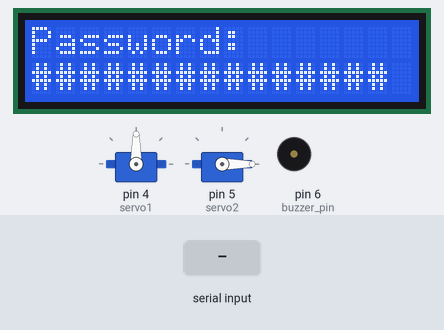
Recording of a sketch running on a simulated Arduino Uno, built with avr-gcc and run on an emulated ATmega328P. Shown: 16×2 character LCD, 2 × servo, buzzer (waves = sounding). The inputs (shaded band) are chosen by the test bench.

Above: at 1.6 s.
1.7 s: "T" received over Serial
At 4.6 s:
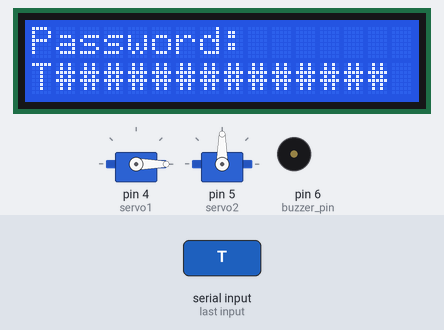
4.7 s: "1" received over Serial
At 6.6 s:
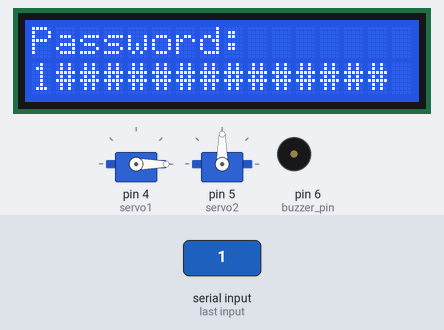
Timing chart, 0 to 8.1 s (numbered marks = the images above; inputs shaded):
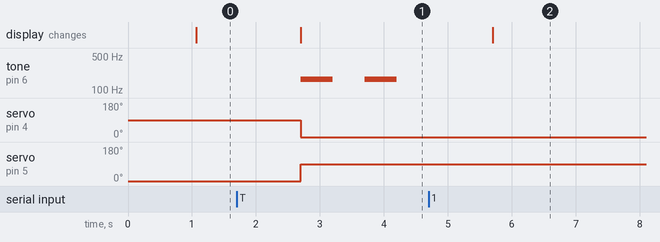

Measured:
- after the input at 1.7 s, tone on pin 6 (buzzer_pin): alternates 165 Hz for 0.50 s and silent for 0.50 s, starting after 1.0 s; servo on pin 4 (servo1): 90° → 0° after 1.0 s; servo on pin 5 (servo2): 0° → 90° after 1.0 s; the display: changes after 1.0 s (image 1)
- after the input at 4.7 s, tone on pin 6 (buzzer_pin): stops changing and stays silent; the display: changes after 1.0 s (image 2)

The sketch:

DATA_IN.ino
```cpp
#include <LiquidCrystal.h>  //LCD library
#include <Servo.h>
#include<string.h>

char read_in[16]="###############"; //Initialized variable to store recieved data
char password[17]="123456789E######";
LiquidCrystal lcd(13, 12, 11, 10, 9, 8);   // tell the RedBoard what pins are connected to the display
int buzzer_pin= 6;
Servo servo1;
Servo servo2;
bool stop_servo=false;

void setup() {
  // Begin the Serial at 9600 Baud
  Serial.begin(9600);
  lcd.begin(16, 2); //tell the lcd library that we are using a display that is 16 characters wide and 2 characters high
  lcd.clear(); //clear the display
  lcd.setCursor(0,0);
  lcd.print("Password: ");//preliminary lcd display prints
  //sets up pin mode for vibration module
  pinMode(buzzer_pin,OUTPUT);
  //servo setup code
  servo1.attach(4);
  servo2.attach(5);
  servo1.write(90);
  servo2.write(0);
}

void loop() {
  lcd.setCursor(0,1); //set cursor to second row
  Serial.readBytes(read_in,16); //Read the serial data and store in var
  //main password detector
  lcd.print(read_in);//prints read in data, aka password entered to screen
  if(read_in[0]=='T'){
    //tamper detection script
    tone(buzzer_pin,165,500);
  }
  //checks to see if data has been passed, if so checks to see if password entered
  if (read_in[0]!='#'){
    //servo move to constrain user until correct password
    if(!stop_servo){
      servo1.write(0);
      servo2.write(90);
      stop_servo=true;
    }
    //check data for if password entered and correct
    String comp_read= String(read_in);
    String comp_pass= String(password);
    if(comp_read.equals(comp_pass)){
      lcd.setCursor(0,1);
      lcd.print("PASSWORD CORRECT");
      servo1.write(90);
      servo2.write(0);
      delay(1000);
    }else{
      stop_servo=false;
    }
  }
}
```
